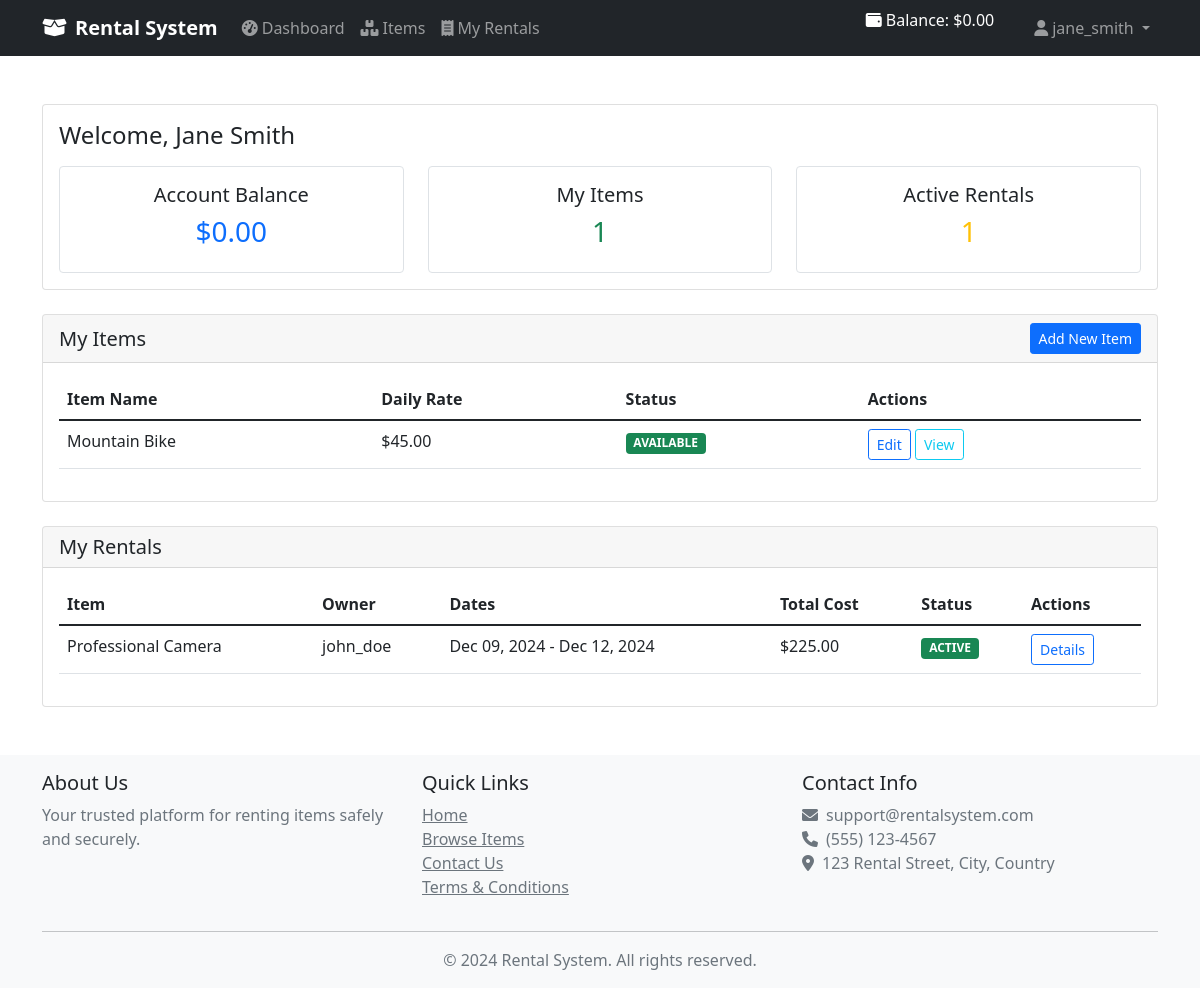
The app's page /dashboard.php (signed in) with its own data.
### tables this page shows
CREATE TABLE Rental_Transactions (
    transaction_id INT AUTO_INCREMENT PRIMARY KEY,
    item_id INT,
    renter_id INT,
    start_date TIMESTAMP NOT NULL,
    end_date TIMESTAMP NOT NULL DEFAULT CURRENT_TIMESTAMP,
    total_cost DECIMAL(10,2) NOT NULL,
    deposit_paid DECIMAL(10,2) NOT NULL,
    status VARCHAR(20) DEFAULT 'ACTIVE',  
    pickup_location VARCHAR(100),
    return_location VARCHAR(100),
    additional_notes TEXT,
    insurance_purchased TINYINT(1) DEFAULT 0,
    FOREIGN KEY (item_id) REFERENCES Items(item_id),
    FOREIGN KEY (renter_id) REFERENCES Users(user_id)
);

CREATE TABLE Items (
    item_id INT AUTO_INCREMENT PRIMARY KEY,
    owner_id INT,
    name VARCHAR(100) NOT NULL,
    description TEXT,
    category VARCHAR(50),
    daily_rate DECIMAL(10,2) NOT NULL,
    deposit_amount DECIMAL(10,2) NOT NULL,
    availability_status VARCHAR(20) DEFAULT 'AVAILABLE',
    location VARCHAR(100),
    `condition` VARCHAR(50),
    insurance_required TINYINT(1) DEFAULT 0,
    max_rental_duration INT,  
    created_at TIMESTAMP DEFAULT CURRENT_TIMESTAMP,
    last_rented_date TIMESTAMP NULL DEFAULT NULL,
    FOREIGN KEY (owner_id) REFERENCES Users(user_id)
);

CREATE TABLE Users (
    user_id INT AUTO_INCREMENT PRIMARY KEY,
    username VARCHAR(50) UNIQUE NOT NULL,
    email VARCHAR(100) UNIQUE NOT NULL,
    password_hash VARCHAR(255) NOT NULL,
    full_name VARCHAR(100) NOT NULL,
    phone_number VARCHAR(20),
    address TEXT,
    registration_date TIMESTAMP DEFAULT CURRENT_TIMESTAMP,
    is_active TINYINT(1) DEFAULT 1,
    account_balance DECIMAL(10,2) DEFAULT 0.00
);

### dashboard.php (the view, shortened to what this page needs)
<?php
require_once 'includes/header.php';
$db = new Database();
$conn = $db->getConnection();
$user_id = $_SESSION['user_id'];
$sql_my_items = "SELECT * FROM Items WHERE owner_id = :user_id ORDER BY created_at DESC";
$stmt_items = $conn->prepare($sql_my_items);
$stmt_items->execute(['user_id' => $user_id]);
$my_items = $stmt_items->fetchAll(PDO::FETCH_ASSOC);
$sql_my_rentals = "SELECT r.*, i.name as item_name, i.daily_rate, u.username as owner_name
                   FROM Rental_Transactions r
                   JOIN Items i ON r.item_id = i.item_id
                   JOIN Users u ON i.owner_id = u.user_id
                   WHERE r.renter_id = :user_id
                   ORDER BY r.start_date DESC";
$stmt_rentals = $conn->prepare($sql_my_rentals);
$stmt_rentals->execute(['user_id' => $user_id]);
$my_rentals = $stmt_rentals->fetchAll(PDO::FETCH_ASSOC);
?>
<div class="container my-5">
    <div class="row mb-4">
        <div class="col-md-12">
            <div class="card">
                <div class="card-body">
                    <h4 class="card-title">Welcome, <?php echo htmlspecialchars($_SESSION['full_name']); ?></h4>
                    <div class="row mt-3">
                        <div class="col-md-4">
                            <div class="border rounded p-3 text-center">
                                <h5>Account Balance</h5>
                                <h3 class="text-primary">$<?php echo number_format($_SESSION['account_balance'] ?? 0, 2); ?></h3>
                            </div>
                        </div>
                        <div class="col-md-4">
                            <div class="border rounded p-3 text-center">
                                <h5>My Items</h5>
                                <h3 class="text-success"><?php echo count($my_items); ?></h3>
                            </div>
                        </div>
                        <div class="col-md-4">
                            <div class="border rounded p-3 text-center">
                                <h5>Active Rentals</h5>
                                <h3 class="text-warning"><?php echo count(array_filter($my_rentals, function($rental) {
                                    return $rental['status'] == 'ACTIVE';
                                })); ?></h3>
                            </div>
                        </div>
                    </div>
                </div>
            </div>
        </div>
    </div>
    <div class="row mb-4">
        <div class="col-md-12">
            <div class="card">
                <div class="card-header d-flex justify-content-between align-items-center">
                    <h5 class="mb-0">My Items</h5>
                    <a href="add_item.php" class="btn btn-primary btn-sm">Add New Item</a>
                </div>
                <div class="card-body">
                    <?php if (empty($my_items)): ?>
                        <p class="text-muted text-center">You haven't listed any items yet.</p>
                    <?php else: ?>
                        <div class="table-responsive">
                            <table class="table">
                                <thead>
                                    <tr>
                                        <th>Item Name</th>
                                        <th>Daily Rate</th>
                                        <th>Status</th>
                                        <th>Actions</th>
                                    </tr>
                                </thead>
                                <tbody>
                                    <?php foreach($my_items as $item): ?>
                                        <tr>
                                            <td><?php echo htmlspecialchars($item['name']); ?></td>
                                            <td>$<?php echo number_format($item['daily_rate'], 2); ?></td>
                                            <td>
                                                <span class="badge bg-<?php echo $item['availability_status'] == 'AVAILABLE' ? 'success' : 'warning'; ?>">
                                                    <?php echo $item['availability_status']; ?>
                                                </span>
                                            </td>
                                            <td>
                                                <a href="edit_item.php?id=<?php echo $item['item_id']; ?>" class="btn btn-sm btn-outline-primary">Edit</a>
                                                <a href="item.php?id=<?php echo $item['item_id']; ?>" class="btn btn-sm btn-outline-info">View</a>
                                            </td>
                                        </tr>
                                    <?php endforeach; ?>
                                </tbody>
                            </table>
                        </div>
                    <?php endif; ?>
                </div>
            </div>
        </div>
    </div>
    <div class="row">
        <div class="col-md-12">
            <div class="card">
                <div class="card-header">
                    <h5 class="mb-0">My Rentals</h5>
                </div>
                <div class="card-body">
                    <?php if (empty($my_rentals)): ?>
                        <p class="text-muted text-center">You haven't rented any items yet.</p>
                    <?php else: ?>
                        <div class="table-responsive">
                            <table class="table">
                                <thead>
                                    <tr>
                                        <th>Item</th>
                                        <th>Owner</th>
                                        <th>Dates</th>
                                        <th>Total Cost</th>
                                        <th>Status</th>
                                        <th>Actions</th>
                                    </tr>
                                </thead>
                                <tbody>
                                    <?php foreach($my_rentals as $rental): ?>
                                        <tr>
                                            <td><?php echo htmlspecialchars($rental['item_name']); ?></td>
                                            <td><?php echo htmlspecialchars($rental['owner_name']); ?></td>
                                            <td>
                                                <?php
                                                echo date('M d, Y', strtotime($rental['start_date'])) . ' - ' .
                                                     date('M d, Y', strtotime($rental['end_date']));
                                                ?>
                                            </td>
                                            <td>$<?php echo number_format($rental['total_cost'], 2); ?></td>
                                            <td>
                                                <span class="badge bg-<?php
                                                    echo $rental['status'] == 'ACTIVE' ? 'success' :
                                                         ($rental['status'] == 'COMPLETED' ? 'info' : 'warning');
                                                ?>">
                                                    <?php echo $rental['status']; ?>
                                                </span>
                                            </td>
                                            <td>
                                                <a href="rental_details.php?id=<?php echo $rental['transaction_id']; ?>"
                                                   class="btn btn-sm btn-outline-primary">Details</a>
                                            </td>
                                        </tr>
                                    <?php endforeach; ?>
                                </tbody>
                            </table>
                        </div>
                    <?php endif; ?>
                </div>
            </div>
        </div>
    </div>
</div>
<?php require_once 'includes/footer.php'; ?>

### records on screen
rental_transactions: status "1", item.name "Professional Camera", users.username "john_doe", start_date "Dec 09, 2024", end_date "Dec 12, 2024", total_cost "225.00", status "ACTIVE"
items: name "Mountain Bike", daily_rate "45.00", availability_status "AVAILABLE"

### other values on screen
$_SESSION['account_balance'] "0.00"
$_SESSION['username'] "jane_smith"
$_SESSION['full_name'] "Jane Smith"
count($my_items) "1"
